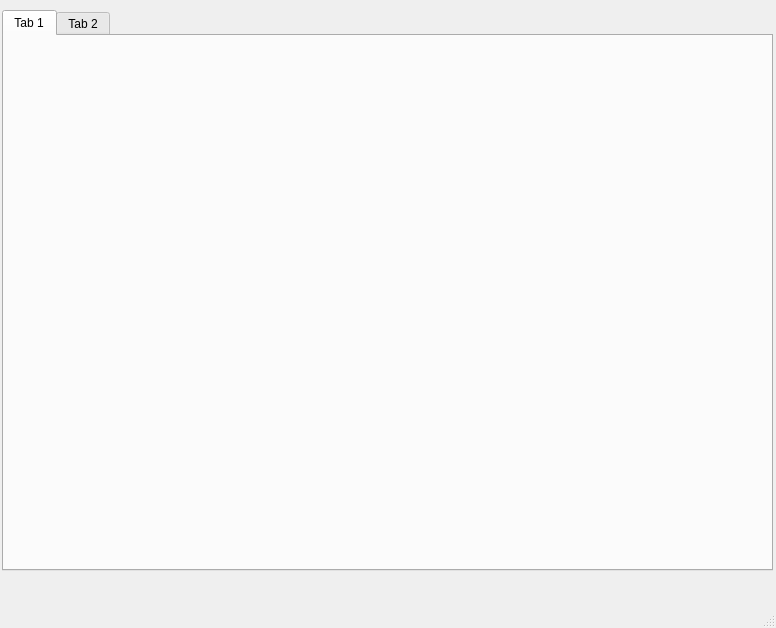
<?xml version="1.0" encoding="UTF-8"?>
<ui version="4.0">
 <class>MainWindow</class>
 <widget class="QMainWindow" name="MainWindow">
  <property name="geometry">
   <rect>
    <x>0</x>
    <y>0</y>
    <width>776</width>
    <height>628</height>
   </rect>
  </property>
  <property name="windowTitle">
   <string>MainWindow</string>
  </property>
  <widget class="QWidget" name="centralwidget">
   <widget class="QWidget" name="gridLayoutWidget">
    <property name="geometry">
     <rect>
      <x>2</x>
      <y>10</y>
      <width>771</width>
      <height>561</height>
     </rect>
    </property>
    <layout class="QGridLayout" name="gridLayout">
     <item row="0" column="0">
      <widget class="QTabWidget" name="tabWidget">
       <property name="tabPosition">
        <enum>QTabWidget::North</enum>
       </property>
       <widget class="QWidget" name="tab_3">
        <attribute name="title">
         <string>Tab 1</string>
        </attribute>
       </widget>
       <widget class="QWidget" name="tab_4">
        <attribute name="title">
         <string>Tab 2</string>
        </attribute>
       </widget>
      </widget>
     </item>
    </layout>
   </widget>
  </widget>
  <widget class="QMenuBar" name="menubar">
   <property name="geometry">
    <rect>
     <x>0</x>
     <y>0</y>
     <width>776</width>
     <height>22</height>
    </rect>
   </property>
  </widget>
  <widget class="QStatusBar" name="statusbar"/>
 </widget>
 <resources/>
 <connections/>
</ui>
